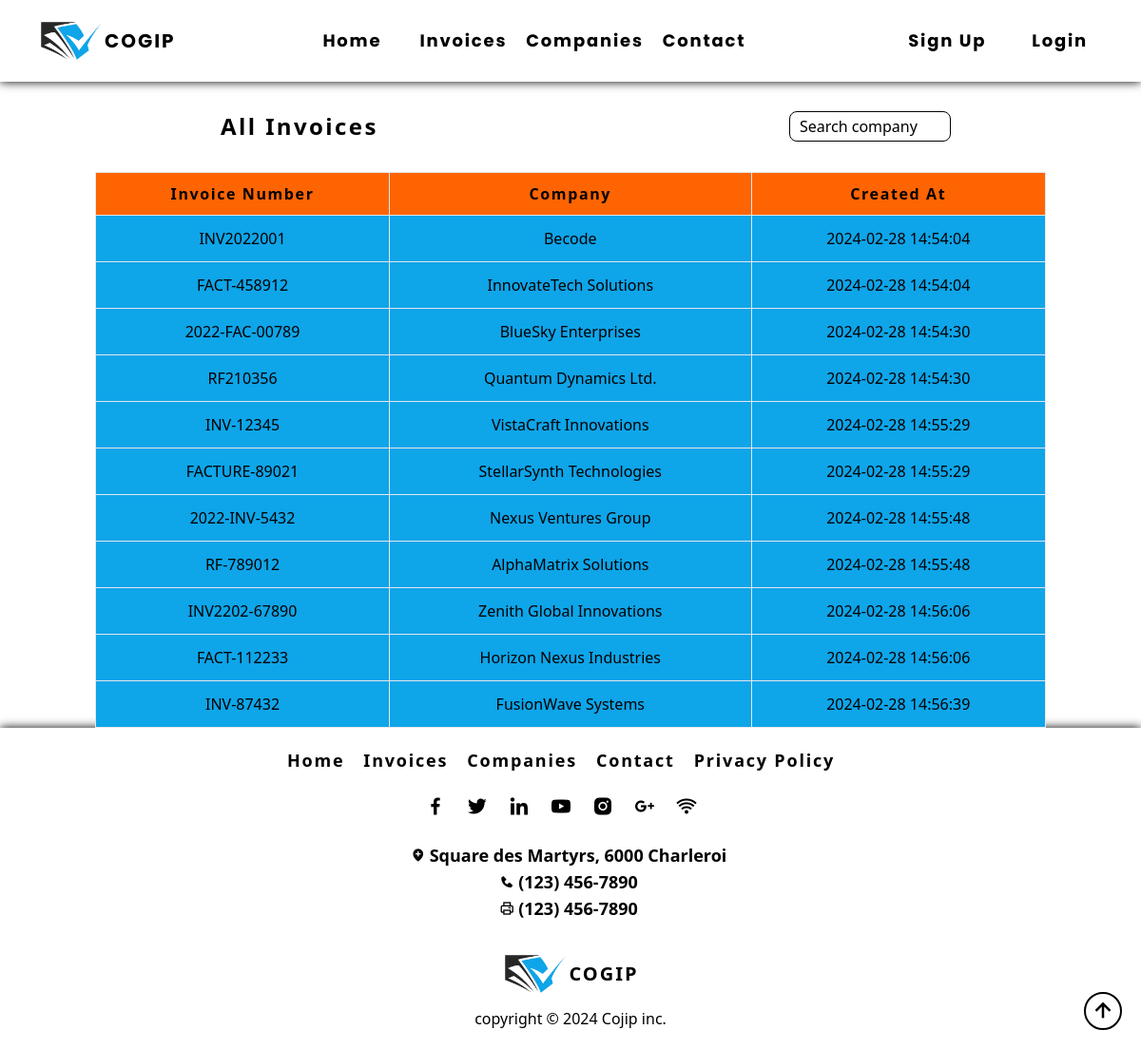
Screenshot of /index.php?page=invoices-index with the database file from the repository.
### tables this page shows
CREATE TABLE `invoices` (
  `id` int(11) NOT NULL,
  `ref` varchar(50) DEFAULT NULL,
  `company_id` int(11) DEFAULT NULL,
  `created_at` datetime DEFAULT current_timestamp(),
  `updated_at` datetime DEFAULT current_timestamp() ON UPDATE current_timestamp()
);

CREATE TABLE `companies` (
  `id` int(11) NOT NULL,
  `name` varchar(50) NOT NULL,
  `type_id` int(11) DEFAULT NULL,
  `country` varchar(50) DEFAULT NULL,
  `tva` varchar(50) DEFAULT NULL,
  `created_at` datetime DEFAULT current_timestamp(),
  `update_dat` datetime DEFAULT current_timestamp() ON UPDATE current_timestamp()
);

### Controller/InvoicesController.php (called while the page is built, shortened)
<?php
class InvoicesController
{
    public function index()
    {
        $invoices = $this->getInvoices();
        require 'View/Invoices/index.php' ;
    }
    private function getInvoices()
    {
        require 'Connect/Cogip.php';
        $statement = $bdd->prepare('SELECT id, ref, company_id, created_at FROM invoices');
        $statement->execute();
        $rawInvoices = $statement->fetchAll();
        $invoices = [];
        foreach ($rawInvoices as $rawInvoice)
        {
            $invoices[] = new Invoices($rawInvoice['id'], $rawInvoice['ref'], $rawInvoice['company_id'], $rawInvoice['created_at']);
        }
        return $invoices;
    }
}

### Model/Invoices.php (called while the page is built, shortened)
<?php
class Invoices
{
    public function __construct(int $id, string $reference, int $company_id, string $created_at)
    {
        $this->reference = $reference;
        $this->created_at = $created_at;
    }
}

### Controller/CompaniesController.php (called while the page is built, shortened)
<?php
class CompaniesController
{
    public function singleCompany($id) {
        require 'Connect/Cogip.php';
        $statement = $bdd->prepare("SELECT id, name, country, tva, created_at FROM companies WHERE id = $id");
        $statement->execute();
        $rawCompanies = $statement->fetchAll();
        $companies = [];
        foreach ($rawCompanies as $rawCompagny)
        {
            $companies[] = new Companies($rawCompagny['name'], $rawCompagny['country'], $rawCompagny['tva'], $rawCompagny['created_at'], $rawCompagny['id']);
        }
        return $companies;
    }
}

### Model/Compagnies.php (called while the page is built, shortened)
<?php
class Companies
{
    public function __construct(string $name, string $country, string $tvaNumber, string $created_at, int $id)
    {
        $this->name = $name;
    }
}

### View/Invoices/index.php (the view)
<?php require 'View/includes/header.php' ?>
<main class="pt-[85px] min-h-[120vh]">
    <section>
        <div class="w-full flex flex-col justify-center items-center">
            <div class="w-full flex flex-wrap justify-around items-center">
                <h2 class="title_invoice font-bold text-2xl capitalize tracking-widest m-8">all invoices</h2>
                <input class="focus:outline-none placeholder:text-black rounded-lg p-2.5 border border-solid border-black h-8 w-[170px]" type="text" name="table_invoice_search" placeholder="Search company">
            </div>
            <div class="table_invoice scroll-shadow-table border-black">
                <table class="mx-auto w-[1000px]">
                    <thead class="bg-primary-color-orange">
                        <tr>
                            <th class="px-4 py-2.5 border capitalize tracking-widest">invoice number</th>
                            <th class="px-4 py-2.5 border capitalize tracking-widest">company</th>
                            <th class="px-4 py-2.5 border capitalize tracking-widest">created at</th>
                        </tr>
                    </thead>
                    <tbody>
                        <?php foreach ($invoices as $invoice) : ?>
                            <?php $company = (new CompaniesController())->singleCompany($invoice->company_id); ?>
                            <tr>
                                <td class="bg-sky-500/100 px-4 py-3 border text-center"><?= $invoice->reference ?></td>
                                <td class="bg-sky-500/100 px-4 py-3 border text-center"><?= $company[0]->name ?></td>
                                <td class="bg-sky-500/100 px-4 py-3 border text-center"><?= $invoice->created_at ?></td>
                            </tr>
                        <?php endforeach; ?>
                    </tbody>
                </table>
            </div>
        </div>
    </section>
</main>
<?php require 'View/includes/footer.php' ?>

### View/Includes/header.php (style rules this page uses)
body { overflow-x: hidden; }
.table_invoice, .table_contact, .table_companies, .link_home, .faq, .card { transition: box-shadow 0.5s ease; }

### rows the page displays
invoices: ref "INV2022001", company.name "Becode", created_at "2024-02-28 14:54:04"
invoices: ref "FACT-458912", company.name "InnovateTech Solutions", created_at "2024-02-28 14:54:04"
invoices: ref "2022-FAC-00789", company.name "BlueSky Enterprises", created_at "2024-02-28 14:54:30"
invoices: ref "RF210356", company.name "Quantum Dynamics Ltd.", created_at "2024-02-28 14:54:30"
invoices: ref "INV-12345", company.name "VistaCraft Innovations", created_at "2024-02-28 14:55:29"
invoices: ref "FACTURE-89021", company.name "StellarSynth Technologies", created_at "2024-02-28 14:55:29"
invoices: ref "2022-INV-5432", company.name "Nexus Ventures Group", created_at "2024-02-28 14:55:48"
invoices: ref "RF-789012", company.name "AlphaMatrix Solutions", created_at "2024-02-28 14:55:48"
invoices: ref "INV2202-67890", company.name "Zenith Global Innovations", created_at "2024-02-28 14:56:06"
invoices: ref "FACT-112233", company.name "Horizon Nexus Industries", created_at "2024-02-28 14:56:06"
invoices: ref "INV-87432", company.name "FusionWave Systems", created_at "2024-02-28 14:56:39"
